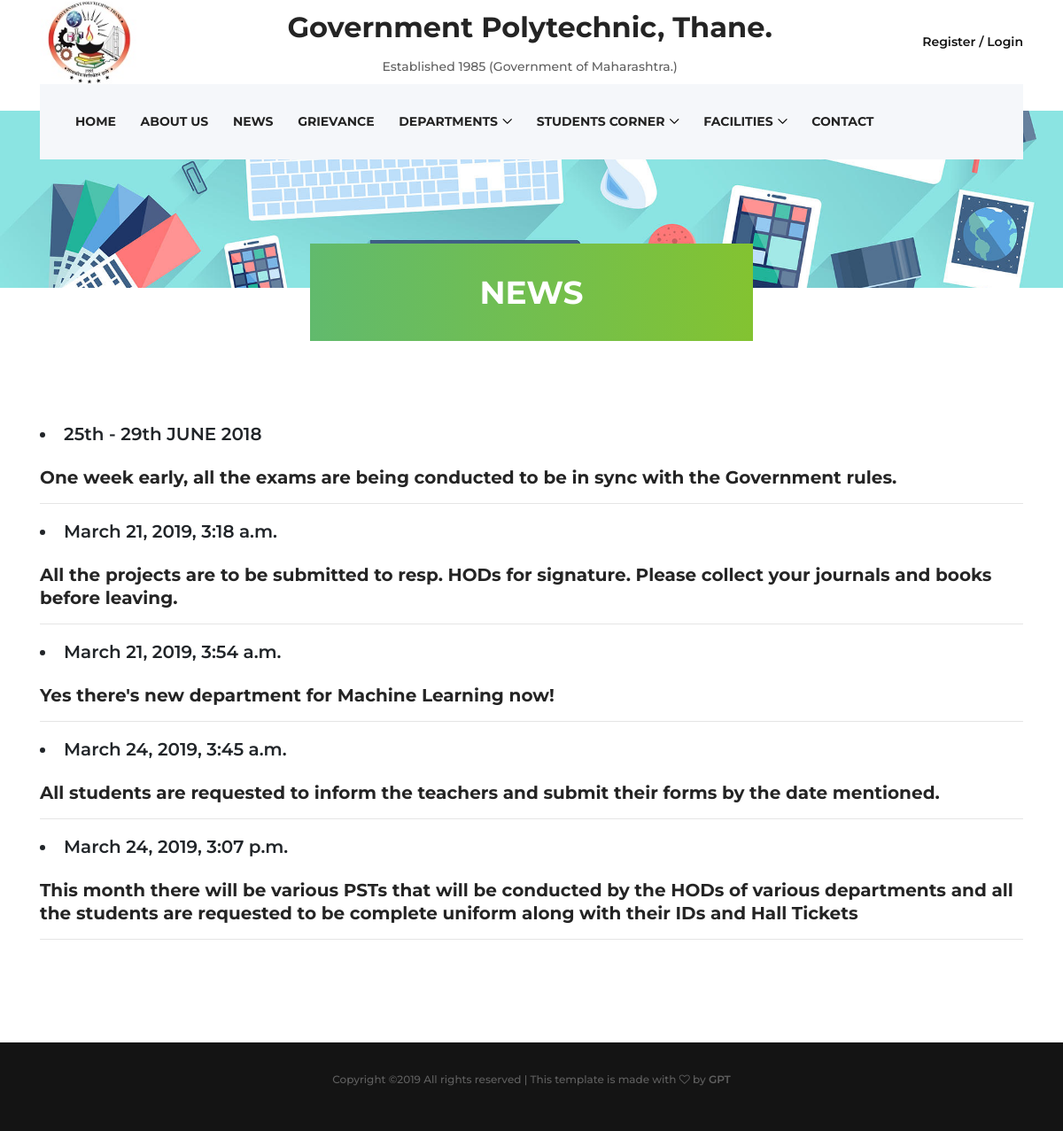
The app's page /news, older data.
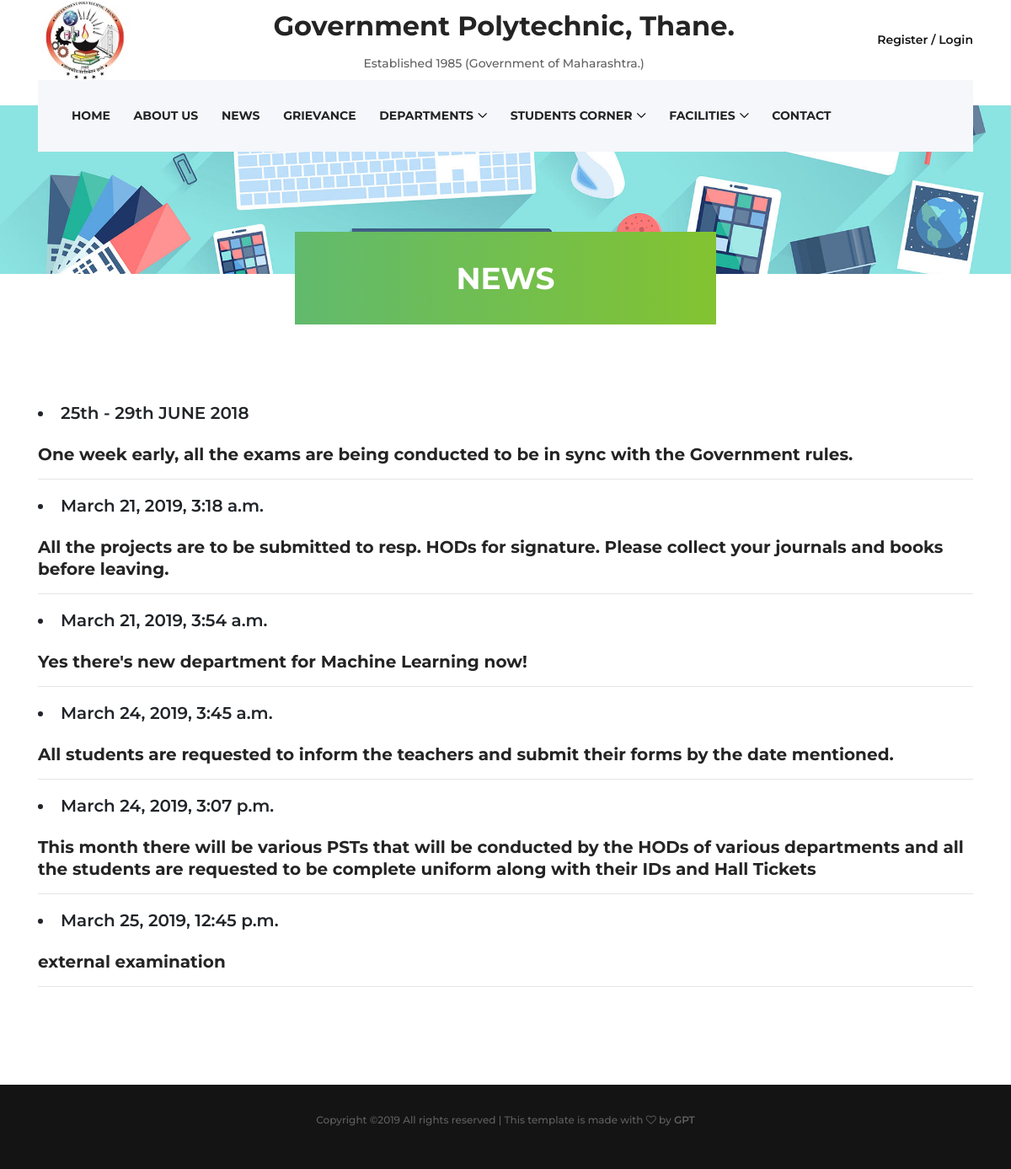
The same page, newer data.
### blogs/models.py (models this page shows, shortened)
class News(models.Model):
    news_title = models.CharField(max_length=500)
    news_content = models.TextField()
    news_date = models.DateTimeField(default=timezone.now)

### mainweb/views.py (the view)
# urls.py: path('news', views.news, name="news"),
def news(request):
    newslist = News.objects.all()
    context = { 'newslist' : newslist }
    return render(request, 'mainweb/news.html', context)

### mainweb/templates/mainweb/news.html (shortened to what this page needs)
<!DOCTYPE html>
<html lang="en">
<head>
    <link rel="stylesheet" href="/static/scss/_mixin.scss">
    <link rel="stylesheet" href="/static/scss/_responsive.scss">
    <link rel="stylesheet" href="/static/scss/_theme_color.scss">
    <link rel="stylesheet" href="/static/scss/_variables.scss">
    <link rel="stylesheet" href="/static/scss/style.scss">
    <link rel="stylesheet" href="/static/css/owl.carousel.min.css">
    <link rel="stylesheet" href="/static/css/magnific-popup.css">
    <link rel="stylesheet" href="/static/css/font-awesome.min.css">
    <link rel="stylesheet" href="/static/css/animate.css">
    <link rel="stylesheet" href="/static/css/custom-icon.css">
    <link rel="stylesheet" href="/static/css/bootstrap.min.css">
    <link rel="stylesheet" href="/static/css/classy-nav.min.css">
    <link rel="stylesheet" href="https://stackpath.bootstrapcdn.com/bootstrap/4.3.1/css/bootstrap.min.css">
    <link rel="stylesheet" href="/static/css/style.css">
</head>
<body>
       <header class="header-area">
        <div class="top-header">
            <div class="container h-100">
                <div class="row h-100">
                    <div class="col-12 h-100">
                        <div class="header-content h-100 d-flex align-items-center justify-content-between">
                            <div class="academy-logo">
                                <a href="/"><img src="/static/img/bg-img/gpt-logo.jpg" height="110" width="110"></a>
                            </div>
                            <div class="heading1">
                                <h2>Government Polytechnic, Thane. </h2>
                                <p>Established 1985 (Government of Maharashtra.)</p>
                            </div>
                            <div class="login-content">
                                <a href="/admin">Register / Login</a>
                            </div>
                        </div>
                    </div>
                </div>
            </div>
        </div>
         <div class="academy-main-menu">
            <div class="classy-nav-container breakpoint-off">
                <div class="container">
                    <nav class="classy-navbar justify-content-between" id="academyNav">
                        <div class="classy-menu">
                            <div class="classynav">
                                <ul>
                                    <li><a href="/">Home</a></li>
                                    <li><a href="/about">About Us</a></li>
                                    <li><a href="/news">News</a></li>
                                    <li><a href="index.html">Grievance</a></li>
                                    <li><a href="#">Departments</a>
                                    </li>
                                    <li><a href="#">Students corner</a>
                                        </li>
                                    <li><a href="course.html">Facilities</a>
                                    </li>
                                    <li><a href="/contact">Contact</a></li>
                                </ul>
                            </div>
                        </div>
                    </nav>
                </div>
            </div>
        </div>
    </header>
    <div class="breadcumb-area bg-img" style="background-image: url(/static/img/bg-img/Graphic-Designer.jpg);">
        <div class="bradcumbContent">
            <h2>NEWS</h2>
        </div>
    </div>
    <section class="about-us-area mt-50 section-padding-100">
        <div class="container">
            <div class="row">
                <div class="col-12">
                    <li style="list-style-type:disc;font-size: 20px;font-weight: 600;">
                    25th - 29th JUNE 2018
                    </li><br>
                    <h5>One week early, all the exams are being conducted to be in sync with the Government rules.</h5>
                    <hr>
                    {% for News in newslist %}
                    <li style="list-style-type:disc;font-size: 20px;font-weight: 600;">
                        {{ News.news_date }}
                    </li><br>
                    <h5>{{ News.news_content }}</h5>
                        <hr>
                        {% endfor %}
                </div>
            </div>
        </div>
    </section>
    <footer class="footer-area">
        <div class="bottom-footer-area">
            <div class="container">
                <div class="row">
                    <div class="col-12">
                        <p>
Copyright &copy;<script>document.write(new Date().getFullYear());</script> All rights reserved | This template is made with <i class="fa fa-heart-o" aria-hidden="true"></i> by <a href="https://colorlib.com" target="_blank">GPT</a>
</p>
                    </div>
                </div>
            </div>
        </div>
    </footer>
</body>
</html>

### mainweb/static/css/style.css (style rules this page uses)
* { margin: 0; padding: 0; }
body { font-family: "Montserrat", sans-serif; font-size: 14px; }
h1, h2, h3, h4, h5, h6 { color: #242424; line-height: 1.3; font-weight: 700; }
p { color: #606060; font-size: 14px; line-height: 2; font-weight: 500; }
a, a:hover, a:focus { -webkit-transition-duration: 500ms; transition-duration: 500ms; text-decoration: none; outline: 0 solid transparent; color: #141414; font-weight: 600; font-size: 14px; }
ul, ol { margin: 0; }
ul li, ol li { list-style: none; }
img { height: auto; max-width: 100%; }
.mt-50 { margin-top: 50px !important; }
.section-padding-100 { padding-top: 100px; padding-bottom: 100px; }
.bg-img { background-position: center center; background-size: cover; background-repeat: no-repeat; }
.header-area { position: relative; z-index: 100; width: 100%; height: 125px; }
.header-area .top-header { width: 100%; height: 95px; }
.heading1 p { text-align: center; margin-top: 10px; }
.heading1 h2 { margin-top: 20px; }
.header-area .top-header .login-content a { display: inline-block; font-weight: 600; }
.header-area .academy-main-menu { position: absolute; width: 100%; height: 85px; background-color: transparent; top: 95px; z-index: 100; left: 0; right: 0; }
.header-area .academy-main-menu .classy-nav-container { background-color: transparent; }
.header-area .academy-main-menu .classy-navbar { background-color: #f5f7fa; height: 85px; padding: 0; }
.header-area .academy-main-menu .classy-navbar .classynav ul li a { font-weight: 700; text-transform: uppercase; }
.header-area .academy-main-menu .classynav { padding-left: 2em; }
.bottom-footer-area { background-color: #141414; padding: 30px 0; text-align: center; }
.bottom-footer-area p { font-size: 12px; }
.bottom-footer-area p a { color: #606060; font-size: 12px; }
.breadcumb-area { position: relative; z-index: 10; width: 100%; height: 200px; }
.breadcumb-area .bradcumbContent { width: 500px; height: 110px; background: #61ba6d; background: -webkit-linear-gradient(to right, #61ba6d, #83c331); background: linear-gradient(to right, #61ba6d, #83c331); position: absolute; bottom: -60px; -webkit-transform: translateX(-50%); transform: translateX(-50%); left: 50%; z-index: 30; }
.breadcumb-area .bradcumbContent h2 { text-align: center; line-height: 110px; font-size: 36px; color: #ffffff; }

Row changes from the older to the newer data that the page shows:
added News: news_date "March 25, 2019, 12:45 p.m.", news_content "external examination"
